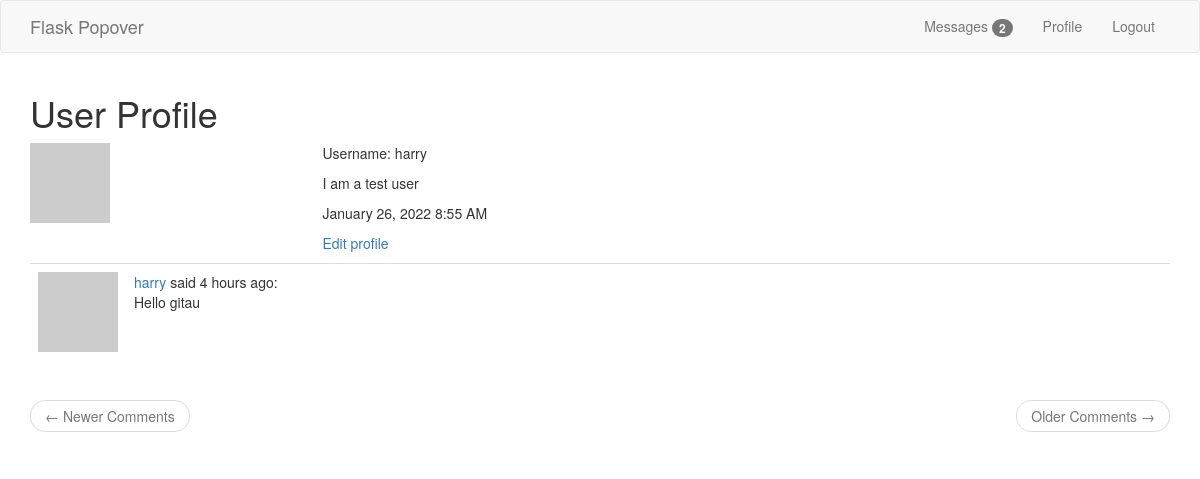
/user/harry (signed in), run on the app's committed database.
### app/models.py (models this page shows, shortened)
class User(UserMixin, db.Model):
    __table_name__ = 'users'
    id = db.Column(db.Integer, primary_key=True)
    username = db.Column(db.String(64), index=True, unique=True)
    email = db.Column(db.String(64), index=True, unique=True)
    password_hash = db.Column(db.String(128))
    about_me = db.Column(db.String(120))
    last_seen = db.Column(db.DateTime, default=datetime.utcnow)
    posts = db.relationship('Post', backref='author', lazy='dynamic')
    messages_sent = db.relationship(
        'Message',
        foreign_keys='Message.sender_id',
        backref='author',
        lazy='dynamic')
    messages_received = db.relationship(
        'Message',
        foreign_keys='Message.recipient_id',
        backref='recipient',
        lazy='dynamic')
    last_message_read_time = db.Column(db.DateTime)
    notifications = db.relationship(
        'Notification',
        backref='user',
        lazy='dynamic')
    def avatar(self, size):
        digest = md5(self.email.lower().encode('utf-8')).hexdigest()
        return f'https://www.gravatar.com/avatar/{digest}?d=identicon&s={size}'
    def new_messages(self):
        last_read_time = self.last_message_read_time or datetime(1900, 1, 1)
        return Message.query.filter_by(recipient=self).filter(
            Message.timestamp > last_read_time).count()

class Post(db.Model):
    __table_name__ = 'post'
    id = db.Column(db.Integer, primary_key=True)
    body = db.Column(db.String(140))
    timestamp = db.Column(db.DateTime, index=True, default=datetime.utcnow)
    user_id = db.Column(db.Integer, db.ForeignKey('user.id'))

### app/routes.py (the view)
@app.route('/user/<username>')
@login_required
def user(username):
    user = User.query.filter_by(username=username).first_or_404()
    page = request.args.get('page', 1, type=int)
    posts = user.posts.order_by(Post.timestamp.desc()).paginate(
        page, app.config['POSTS_PER_PAGE'], False)
    next_url = url_for('user', username=user.username, page=posts.next_num) \
        if posts.has_next else None
    prev_url = url_for('index', page=posts.prev_num) \
        if posts.has_prev else None
    return render_template(
        'user.html',
        title='User Profile',
        username=username,
        user=user,
        next_url=next_url,
        prev_url=prev_url,
        posts=posts.items
    )

### app/models.py (called while the page is built)
@login.user_loader
def load_user(id):
    return User.query.get(int(id))

### app/routes.py (called while the page is built)
@app.before_request
def before_request():
    if current_user.is_authenticated:
        current_user.last_seen = datetime.utcnow()
        db.session.commit()

### app/templates/user.html (shortened to what this page needs)
{% extends 'base.html' %}
{% block app_context %}
<div class="row">
    <div class="col-md-12">
        <h1>{{title}}</h1>
    </div>
</div>
<div class="row">
    <div class="col-sm-3 text-center">
        <p>
            <img src="{{ user.avatar(70) }}" alt="Avatar" class="img-responsive">
        </p>
    </div>
    <div class="col-sm-9">
        <p>
            Username: {{ user.username }}
        </p>
        {% if user.about_me %}
        <p>
            <span>
                {{ user.about_me }}
            </span>
        </p>
        {% endif %}
        <p>
            <span>
                {{ moment(user.last_seen).format('LLL') }}
            </span>
        </p>
        {% if user == current_user %}
            <p>
                <a href="{{ url_for('edit_profile') }}">Edit profile</a>
            </p>
        {% endif %}
    </div>
</div>
<div class="row">
    <div class="col-sm-12">
        {% for post in posts %}
            {% include '_posts.html' %}
        {% endfor %}
    </div>
</div>
<nav aria-label="...">
    <ul class="pager">
        <li class="previous{% if not prev_url %} disabled{% endif %}">
            <a href="{{ prev_url or '#' }}">
                <span aria-hidden="true">&larr;</span> Newer Comments
            </a>
        </li>
        <li class="next{% if not next_url %} disabled{% endif %}">
            <a href="{{ next_url or '#' }}">
                Older Comments <span aria-hidden="true">&rarr;</span>
            </a>
        </li>
    </ul>
</nav>
{% endblock %}

### app/templates/_posts.html
<table class="table table-hover">
    <tr valign='top'>
        <td width='70px'>
            <img src=" {{ post.author.avatar(36) }} ">
        </td>
        <td>
            <span class="user_popup">
                <a href="{{ url_for('user', username=post.author.username) }}">
                    {{ post.author.username }}
                </a>
            </span>
            said
            <span>
            {{ moment(post.timestamp).fromNow() }}:
            </span><br>
            <span>
                {{ post.body }}
            </span>
        </td>
    </tr>
</table>

### data on the page
User: username "harry", about_me "I am a test user", last_seen "January 26, 2022 8:55 AM"
Post: author.username "harry", timestamp "4 hours ago", body "Hello gitau"

### other printed values
{{ new_messages }} "2"
{{ title }} "User Profile"
